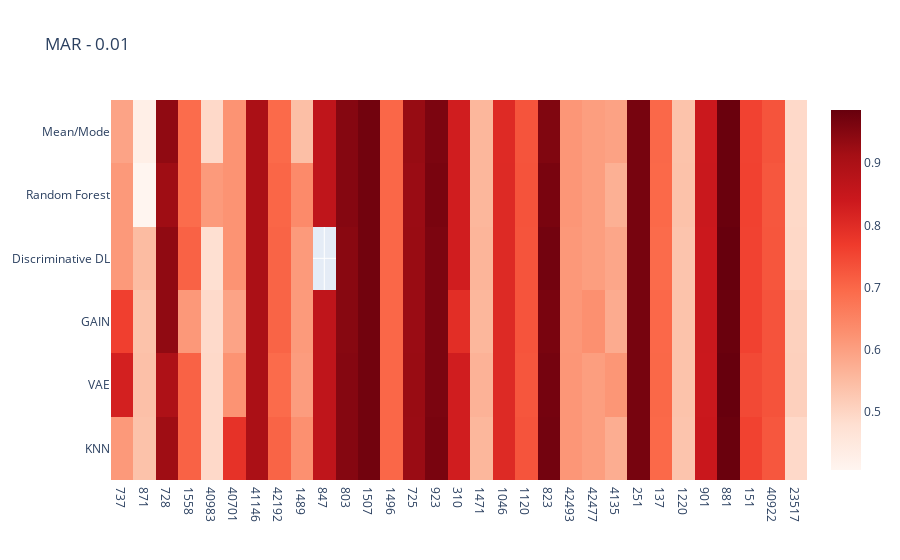
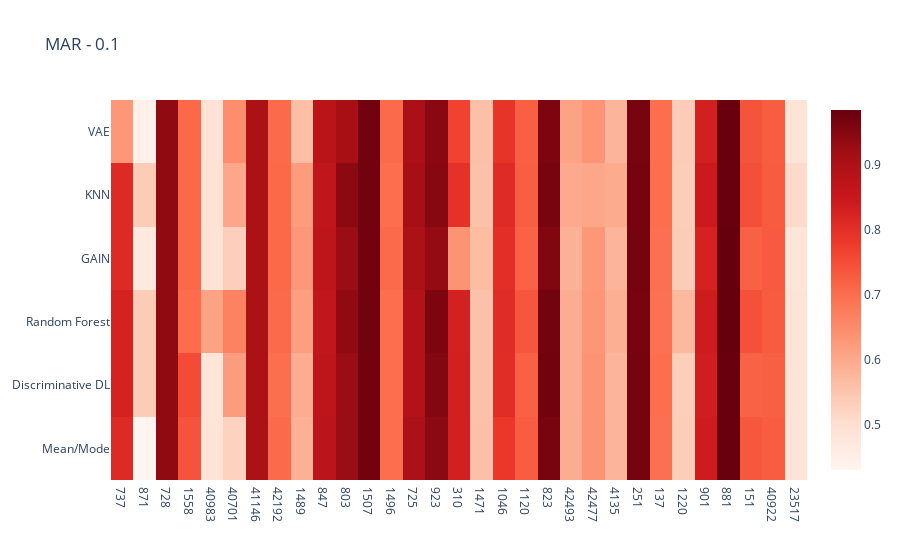
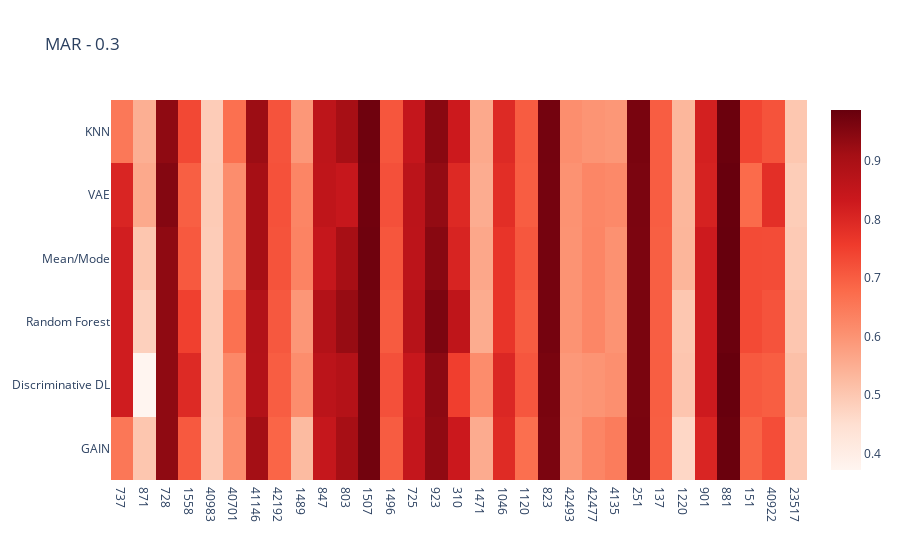
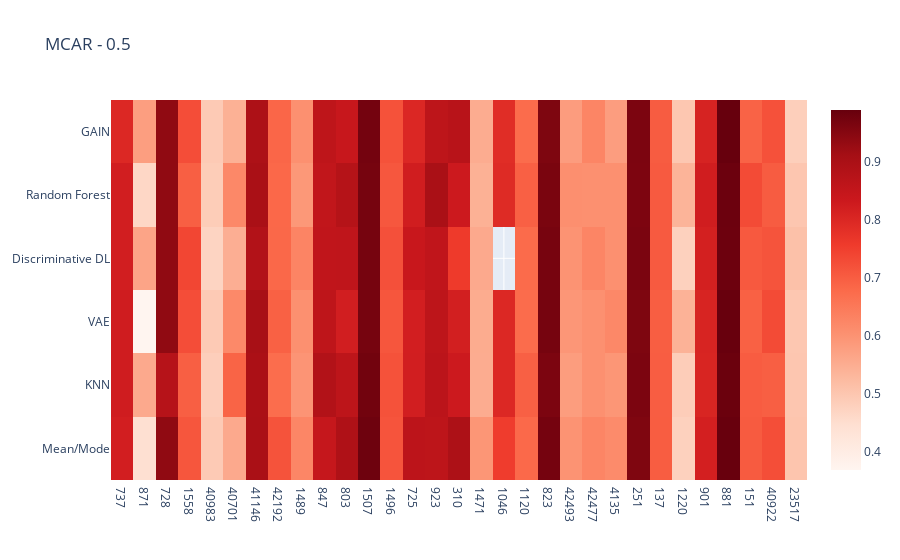

These figures' notebook cell, in order:
### Code cell
# Heatmap for total F1 score for each data constellation for each method

df_heat = df_heat.astype({"Task":"string"})

data_constellations = ['MAR - 0.01', 'MAR - 0.1', 'MAR - 0.3', 'MCAR - 0.5', 'MCAR - 0.01', 'MCAR - 0.1', 'MCAR - 0.3', 'MCAR - 0.5', 'MNAR - 0.01', 'MNAR - 0.1', 'MNAR - 0.3', 'MNAR - 0.5']


for i in data_constellations:
    data_constel = df_heat.loc[df_heat['Data_Constellation'] == i]

    ### uncomment whatever you want to investigate

    ## sort by amount datapoints (ascending)
    data_constel = data_constel.sort_values(by=['NumberOfInstances'])

    ## sort by amount of features (ascending)
    #data_constel = data_constel.sort_values(by=['NumberOfFeatures'])

    ## sort by amount of datapoints and features (ascending)
    #data_constel = data_constel.sort_values(by=['NumberOfInstances', 'NumberOfFeatures'])

    ## sort by amount of categorical features and datapoints (ascending)
    #data_constel = data_constel.sort_values(by=['NumberOfCategoricalFeatures', 'NumberOfInstances'])

    ## sort by amount of numerical features and datapoints (ascending)
    #data_constel = data_constel.sort_values(by=['NumberOfNumericFeatures', 'NumberOfInstances'])
    
    Dataset_number = data_constel["Task"]
    Imputation_Method = data_constel["Imputation_Method"]
    F1_Score = data_constel["Imputed_Subset"]
    

    trace = go.Heatmap(
                   z=F1_Score,
                   x=Dataset_number,
                   y=Imputation_Method,
                   type = 'heatmap',
                    autocolorscale= False,
                    colorscale = 'Reds',
                    zmin=0,
                    )
    data = [trace]
    fig = go.Figure(data=data)
    fig.update_layout(
        title=i,
        xaxis_nticks=36)
    fig.show()

### Figure 1 — Plotly figure (JSON) as saved in the notebook; plotly's stock layout.template omitted (floating-point values rounded to 4 significant figures; data arrays with more than 128 entries replaced by an {"elided": "..."} marker saying what was removed)
{"data": [{"autocolorscale": false, "colorscale": [[0, "rgb(255,245,240)"], [0.125, "rgb(254,224,210)"], [0.25, "rgb(252,187,161)"], [0.375, "rgb(252,146,114)"], [0.5, "rgb(251,106,74)"], [0.625, "rgb(239,59,44)"], [0.75, "rgb(203,24,29)"], [0.875, "rgb(165,15,21)"], [1, "rgb(103,0,13)"]], "type": "heatmap", "x": {"elided": "185 str values"}, "y": {"elided": "185 str values"}, "z": {"elided": "185 float values"}, "zmin": 0}], "layout": {"title": {"text": "MAR - 0.01"}, "xaxis": {"nticks": 36}}}

### Figure 2 — Plotly figure (JSON) as saved in the notebook; plotly's stock layout.template omitted (floating-point values rounded to 4 significant figures; data arrays with more than 128 entries replaced by an {"elided": "..."} marker saying what was removed)
{"data": [{"autocolorscale": false, "colorscale": [[0, "rgb(255,245,240)"], [0.125, "rgb(254,224,210)"], [0.25, "rgb(252,187,161)"], [0.375, "rgb(252,146,114)"], [0.5, "rgb(251,106,74)"], [0.625, "rgb(239,59,44)"], [0.75, "rgb(203,24,29)"], [0.875, "rgb(165,15,21)"], [1, "rgb(103,0,13)"]], "type": "heatmap", "x": {"elided": "186 str values"}, "y": {"elided": "186 str values"}, "z": {"elided": "186 float values"}, "zmin": 0}], "layout": {"title": {"text": "MAR - 0.1"}, "xaxis": {"nticks": 36}}}

### Figure 3 — Plotly figure (JSON) as saved in the notebook; plotly's stock layout.template omitted (floating-point values rounded to 4 significant figures; data arrays with more than 128 entries replaced by an {"elided": "..."} marker saying what was removed)
{"data": [{"autocolorscale": false, "colorscale": [[0, "rgb(255,245,240)"], [0.125, "rgb(254,224,210)"], [0.25, "rgb(252,187,161)"], [0.375, "rgb(252,146,114)"], [0.5, "rgb(251,106,74)"], [0.625, "rgb(239,59,44)"], [0.75, "rgb(203,24,29)"], [0.875, "rgb(165,15,21)"], [1, "rgb(103,0,13)"]], "type": "heatmap", "x": {"elided": "186 str values"}, "y": {"elided": "186 str values"}, "z": {"elided": "186 float values"}, "zmin": 0}], "layout": {"title": {"text": "MAR - 0.3"}, "xaxis": {"nticks": 36}}}

### Figure 4 — Plotly figure (JSON) as saved in the notebook; plotly's stock layout.template omitted (floating-point values rounded to 4 significant figures; data arrays with more than 128 entries replaced by an {"elided": "..."} marker saying what was removed)
{"data": [{"autocolorscale": false, "colorscale": [[0, "rgb(255,245,240)"], [0.125, "rgb(254,224,210)"], [0.25, "rgb(252,187,161)"], [0.375, "rgb(252,146,114)"], [0.5, "rgb(251,106,74)"], [0.625, "rgb(239,59,44)"], [0.75, "rgb(203,24,29)"], [0.875, "rgb(165,15,21)"], [1, "rgb(103,0,13)"]], "type": "heatmap", "x": {"elided": "185 str values"}, "y": {"elided": "185 str values"}, "z": {"elided": "185 float values"}, "zmin": 0}], "layout": {"title": {"text": "MCAR - 0.5"}, "xaxis": {"nticks": 36}}}
